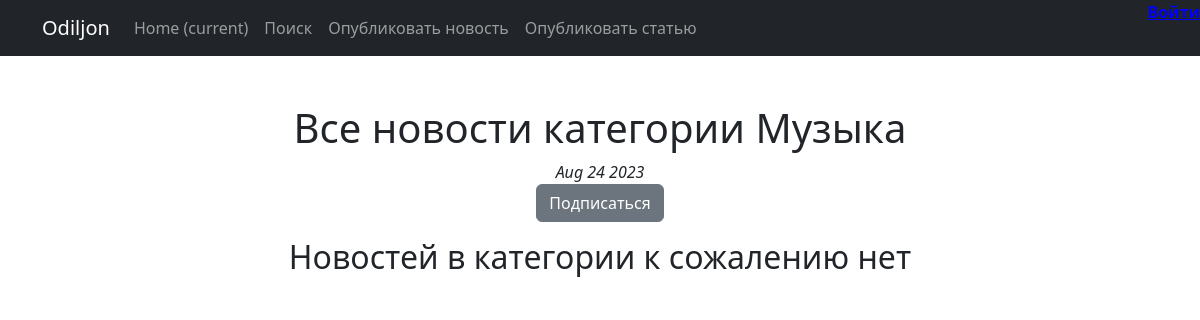
Page /categories/1 on the earlier database version.
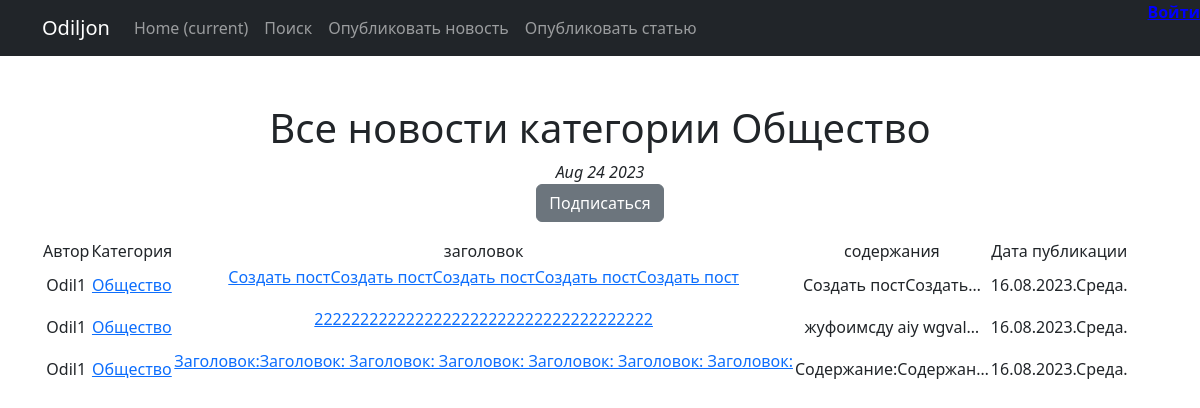
Same page on the later database version.
### news/models.py (models this page shows, shortened)
class Category(models.Model):
    category_name = models.CharField(max_length=25, unique=True)  # Название категории
    subscribers = models.ManyToManyField(User, blank=True, related_name='categories')
    def __str__(self):
        return self.category_name

class Post(models.Model):
    ART = 'AR'
    NEWS = 'NW'
    TYPES = [(ART, 'Статья'), (NEWS, 'Новость')]
    author = models.ForeignKey(Author, on_delete=models.CASCADE, verbose_name='Автор')
    post_type = models.CharField(max_length=10, choices=TYPES, verbose_name='Тип поста')
    created_at = models.DateTimeField(auto_now_add=True, verbose_name='Дата публикации')
    post_category = models.ManyToManyField(Category, through='PostCategory')
    post_title = models.CharField(max_length=120, verbose_name='Заголовок')
    post_text = models.TextField(verbose_name='Содержание')
    post_rating = models.IntegerField(default=0, verbose_name='Рейтинг поста')

class Author(models.Model):
    user = models.OneToOneField(User, on_delete=models.CASCADE)  # ID пользователя, который является автором
    author_rating = models.IntegerField(default=0)

### news/views.py (the view)
# urls.py: path('categories/<int:pk>', CategoryListView.as_view(), name='category_list'),
class CategoryListView(ListView):
    model = Post
    template_name = 'news/category_list.html'
    context_object_name = 'category_post_list'
    def get_queryset(self):
        self.post_category = get_object_or_404(Category, id=self.kwargs['pk'])
        queryset = Post.objects.filter(post_category=self.post_category).order_by('-created_at')
        return queryset
    def get_context_data(self, **kwargs):
        context = super().get_context_data(**kwargs)
        context['is_not_subscriber'] = self.request.user not in self.post_category.subscribers.all()
        context['post_category'] = self.post_category
        return context

### news/templatetags/censor.py (called while the page is built)
@register.filter(name='censor')
def censor(value):
    for word in cens:
        value = value.replace(word, word[0] + '*' * len(word))
    return value

### news/templatetags/custom_tags.py (called while the page is built)
@register.simple_tag()
def current_time(format_string='%b %d %Y'):
    return datetime.utcnow().strftime(format_string)

### templates/news/category_list.html (shortened to what this page needs)
{% extends 'flatpages/default.html' %}
{% load censor %}
{% load custom_tags %}
{% block content %}
    <h1> Все новости категории {{ post_category }} </h1>
    <em>{% current_time %}</em>
        {% if is_not_subscriber %}
            <p class="text-center"><a href="{% url 'subscribe' post_category.id %}" class="btn btn-secondary btn-sn">Подписаться</a> </p>
        {% endif %}
    {% if category_post_list %}
        <table>
            <tr>
                <td> Автор </td>
                <td> Категория </td>
                <td>заголовок</td>
                <td> содержания </td>
                <td> Дата публикации </td>
            </tr>
            {% for post in category_post_list %}
            <tr>
               <td>{{ post.author.user }}</td>
               <td>{% for category in post.post_category.all %}
                        <a href="{% url 'category_list' category.id %}">{{ category }}</a>
                   {% endfor %}
               </td>
               <td><p class="link-read-post"><a href="{% url 'post_detail' post.pk %}">{{ post.post_title }}</a></p></td>
                <td>{{ post.post_text|truncatechars:20|censor }}</td>
               <td>{{ post.created_at|date:'d.m.Y.l.' }}</td>
           </tr>
            {% endfor %}
        </table>
    {% else %}
        <h2> Новостей в категории {{ category }} к сожалению нет </h2>
    {% endif %}
{% endblock content %}

Differences in the rows shown:
changed Category: category_name "Музыка" → "Общество"
now on this page (row edited): Post: author.user "Odil1", post_title "Создать постСоздать постСоздать постСоздать постСоздать пост", post_text|censor "Создать постСоздать…", created_at "16.08.2023.Среда.", Category (category_name "Общество")
now on this page (row edited): Post: author.user "Odil1", post_title "2222222222222222222222222222222222222", post_text|censor "жуфоимсду aiy wgval…", created_at "16.08.2023.Среда.", Category (category_name "Общество")
added Post: author.user "Odil1", post_title "Заголовок:Заголовок: Заголовок: Заголовок: Заголовок: Заголовок: Заголовок:", post_text|censor "Содержание:Содержан…", created_at "16.08.2023.Среда.", Category (category_name "Общество")
Other differences:
text no longer shown: "Новостей в категории к сожалению нет"
text now shown: "Автор Категория заголовок содержания Дата публикации"
